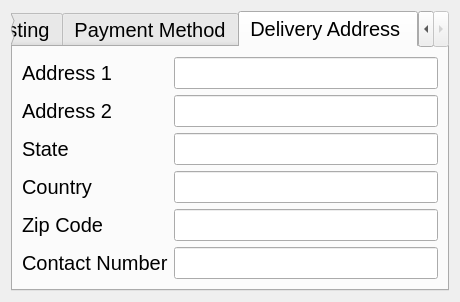
<?xml version="1.0" encoding="UTF-8"?>
<ui version="4.0">
 <class>Dialog</class>
 <widget class="QDialog" name="Dialog">
  <property name="geometry">
   <rect>
    <x>0</x>
    <y>0</y>
    <width>460</width>
    <height>299</height>
   </rect>
  </property>
  <property name="font">
   <font>
    <family>MS Sans Serif</family>
    <pointsize>15</pointsize>
   </font>
  </property>
  <property name="windowTitle">
   <string>Dialog</string>
  </property>
  <layout class="QGridLayout" name="gridLayout_2">
   <item row="0" column="0">
    <widget class="QTabWidget" name="tabWidget">
     <property name="currentIndex">
      <number>2</number>
     </property>
     <widget class="QWidget" name="tab">
      <property name="font">
       <font>
        <family>MS Sans Serif</family>
        <pointsize>15</pointsize>
       </font>
      </property>
      <property name="contextMenuPolicy">
       <enum>Qt::NoContextMenu</enum>
      </property>
      <attribute name="title">
       <string>Product Listing</string>
      </attribute>
      <layout class="QGridLayout" name="gridLayout_3">
       <item row="1" column="0">
        <spacer name="horizontalSpacer">
         <property name="orientation">
          <enum>Qt::Horizontal</enum>
         </property>
         <property name="sizeHint" stdset="0">
          <size>
           <width>40</width>
           <height>20</height>
          </size>
         </property>
        </spacer>
       </item>
       <item row="1" column="1">
        <widget class="QPushButton" name="pushButton">
         <property name="text">
          <string>Add to Cart</string>
         </property>
        </widget>
       </item>
       <item row="1" column="2">
        <spacer name="horizontalSpacer_2">
         <property name="orientation">
          <enum>Qt::Horizontal</enum>
         </property>
         <property name="sizeHint" stdset="0">
          <size>
           <width>40</width>
           <height>20</height>
          </size>
         </property>
        </spacer>
       </item>
       <item row="0" column="0" colspan="3">
        <layout class="QVBoxLayout" name="verticalLayout_2">
         <item>
          <widget class="QCheckBox" name="checkBox">
           <property name="text">
            <string>Cell Phone $150</string>
           </property>
          </widget>
         </item>
         <item>
          <widget class="QCheckBox" name="checkBox_2">
           <property name="text">
            <string>Laptop $500</string>
           </property>
          </widget>
         </item>
         <item>
          <widget class="QCheckBox" name="checkBox_3">
           <property name="text">
            <string>Camera $250</string>
           </property>
          </widget>
         </item>
         <item>
          <widget class="QCheckBox" name="checkBox_4">
           <property name="text">
            <string>Shoes $200</string>
           </property>
          </widget>
         </item>
        </layout>
       </item>
      </layout>
     </widget>
     <widget class="QWidget" name="tab_2">
      <attribute name="title">
       <string>Payment Method</string>
      </attribute>
      <layout class="QGridLayout" name="gridLayout_4">
       <item row="0" column="0">
        <layout class="QVBoxLayout" name="verticalLayout">
         <item>
          <widget class="QRadioButton" name="radioButton">
           <property name="text">
            <string>Debit Card</string>
           </property>
          </widget>
         </item>
         <item>
          <widget class="QRadioButton" name="radioButton_2">
           <property name="text">
            <string>Credit Card</string>
           </property>
          </widget>
         </item>
         <item>
          <widget class="QRadioButton" name="radioButton_3">
           <property name="text">
            <string>Net Banking</string>
           </property>
          </widget>
         </item>
         <item>
          <widget class="QRadioButton" name="radioButton_4">
           <property name="text">
            <string>Cash On Delivery</string>
           </property>
          </widget>
         </item>
        </layout>
       </item>
      </layout>
     </widget>
     <widget class="QWidget" name="tab_3">
      <attribute name="title">
       <string>Delivery Address </string>
      </attribute>
      <layout class="QGridLayout" name="gridLayout_5">
       <item row="0" column="0">
        <layout class="QGridLayout" name="gridLayout">
         <item row="0" column="0">
          <widget class="QLabel" name="label">
           <property name="text">
            <string>Address 1</string>
           </property>
          </widget>
         </item>
         <item row="0" column="1">
          <widget class="QLineEdit" name="lineEdit"/>
         </item>
         <item row="1" column="0">
          <widget class="QLabel" name="label_2">
           <property name="text">
            <string>Address 2</string>
           </property>
          </widget>
         </item>
         <item row="1" column="1">
          <widget class="QLineEdit" name="lineEdit_2"/>
         </item>
         <item row="2" column="0">
          <widget class="QLabel" name="label_4">
           <property name="text">
            <string>State</string>
           </property>
          </widget>
         </item>
         <item row="2" column="1">
          <widget class="QLineEdit" name="lineEdit_3"/>
         </item>
         <item row="3" column="0">
          <widget class="QLabel" name="label_3">
           <property name="text">
            <string>Country</string>
           </property>
          </widget>
         </item>
         <item row="3" column="1">
          <widget class="QLineEdit" name="lineEdit_4"/>
         </item>
         <item row="4" column="0">
          <widget class="QLabel" name="label_5">
           <property name="text">
            <string>Zip Code</string>
           </property>
          </widget>
         </item>
         <item row="4" column="1">
          <widget class="QLineEdit" name="lineEdit_5"/>
         </item>
         <item row="5" column="0">
          <widget class="QLabel" name="label_6">
           <property name="text">
            <string>Contact Number</string>
           </property>
          </widget>
         </item>
         <item row="5" column="1">
          <widget class="QLineEdit" name="lineEdit_6"/>
         </item>
        </layout>
       </item>
      </layout>
     </widget>
    </widget>
   </item>
  </layout>
 </widget>
 <resources/>
 <connections/>
</ui>
